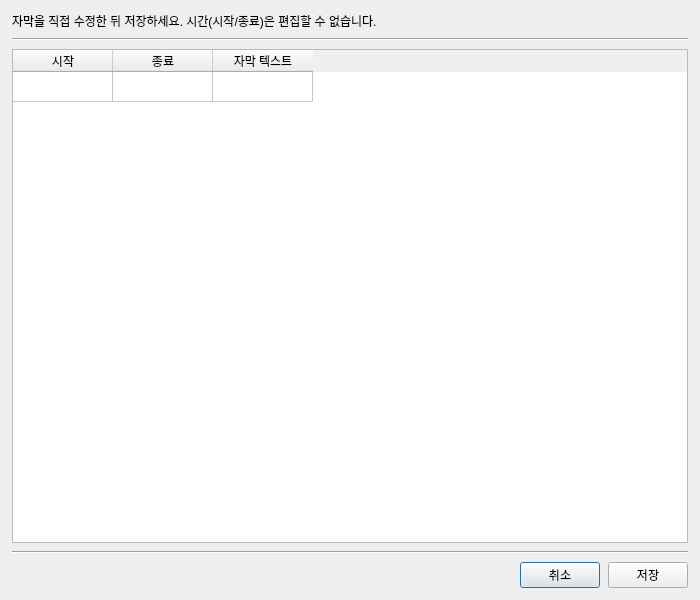
<?xml version="1.0" encoding="UTF-8"?>
<ui version="4.0">
 <class>SubtitleEditor</class>
 <widget class="QDialog" name="SubtitleEditor">
  <property name="geometry">
   <rect>
    <x>0</x>
    <y>0</y>
    <width>700</width>
    <height>600</height>
   </rect>
  </property>
  <property name="minimumSize">
   <size>
    <width>500</width>
    <height>400</height>
   </size>
  </property>
  <property name="windowTitle">
   <string>자막 편집</string>
  </property>
  <layout class="QVBoxLayout" name="verticalLayout_main">
   <property name="spacing">
    <number>8</number>
   </property>
   <property name="margin" stdset="0">
    <number>12</number>
   </property>
   <item>
    <widget class="QLabel" name="label_guide">
     <property name="text">
      <string>자막을 직접 수정한 뒤 저장하세요. 시간(시작/종료)은 편집할 수 없습니다.</string>
     </property>
     <property name="wordWrap">
      <bool>true</bool>
     </property>
    </widget>
   </item>
   <item>
    <widget class="QFrame" name="line_top">
     <property name="frameShape">
      <enum>QFrame::Shape::HLine</enum>
     </property>
     <property name="frameShadow">
      <enum>QFrame::Shadow::Sunken</enum>
     </property>
    </widget>
   </item>
   <item>
    <widget class="QTableWidget" name="table_subtitles">
     <property name="editTriggers">
      <set>QAbstractItemView::EditTrigger::DoubleClicked</set>
     </property>
     <property name="alternatingRowColors">
      <bool>true</bool>
     </property>
     <property name="selectionBehavior">
      <enum>QAbstractItemView::SelectionBehavior::SelectRows</enum>
     </property>
     <attribute name="verticalHeaderVisible">
      <bool>false</bool>
     </attribute>
     <row/>
     <column>
      <property name="text">
       <string>시작</string>
      </property>
     </column>
     <column>
      <property name="text">
       <string>종료</string>
      </property>
     </column>
     <column>
      <property name="text">
       <string>자막 텍스트</string>
      </property>
     </column>
    </widget>
   </item>
   <item>
    <widget class="QFrame" name="line_bottom">
     <property name="frameShape">
      <enum>QFrame::Shape::HLine</enum>
     </property>
     <property name="frameShadow">
      <enum>QFrame::Shadow::Sunken</enum>
     </property>
    </widget>
   </item>
   <item>
    <layout class="QHBoxLayout" name="layout_buttons">
     <property name="spacing">
      <number>8</number>
     </property>
     <item>
      <spacer name="horizontalSpacer_buttons">
       <property name="orientation">
        <enum>Qt::Orientation::Horizontal</enum>
       </property>
       <property name="sizeHint" stdset="0">
        <size>
         <width>0</width>
         <height>0</height>
        </size>
       </property>
      </spacer>
     </item>
     <item>
      <widget class="QPushButton" name="btn_cancel">
       <property name="text">
        <string>취소</string>
       </property>
      </widget>
     </item>
     <item>
      <widget class="QPushButton" name="btn_save">
       <property name="text">
        <string>저장</string>
       </property>
      </widget>
     </item>
    </layout>
   </item>
  </layout>
 </widget>
 <resources/>
 <connections/>
</ui>
